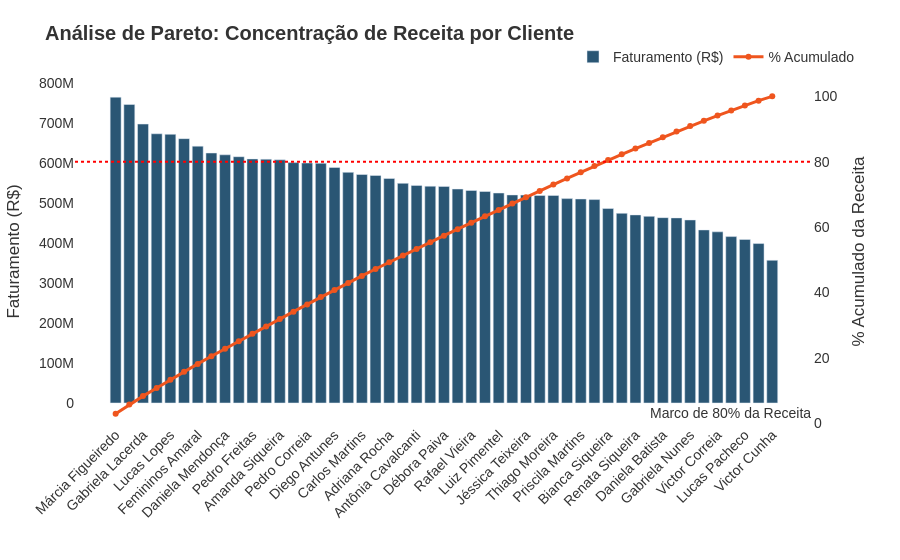

Notebook cell for this chart:
### Markdown cell above
### Análise de Pareto: Concentração de Receita

Abaixo, aplicamos a Regra de 80/20. O objetivo é validar se uma pequena parcela da base de clientes é responsável pela grande maioria do faturamento.

### Code cell
import plotly.graph_objects as go
from plotly.subplots import make_subplots
import duckdb
import pandas as pd

query_pareto = """
-- Table names clarification:
-- df_sales: Represents sales_2023_2024.csv.
-- df_clients: Represents clientes_crm.json.

WITH client_revenue AS (
    SELECT
        id_client,
        SUM(total * qtd) AS total_revenue
    FROM df_sales
    GROUP BY id_client
),
ranked_revenue AS (
    SELECT
        c.full_name AS raw_client_name, -- Puxa o nome completo bruto
        cr.total_revenue,
        SUM(cr.total_revenue) OVER (ORDER BY cr.total_revenue DESC ROWS BETWEEN UNBOUNDED PRECEDING AND CURRENT ROW) AS cumulative_revenue,
        SUM(cr.total_revenue) OVER () AS grand_total
    FROM client_revenue cr
    INNER JOIN df_clients c 
        ON cr.id_client = c.code
)
SELECT
    raw_client_name,
    total_revenue,
    (cumulative_revenue / grand_total) * 100 AS cumulative_percentage
FROM ranked_revenue
ORDER BY total_revenue DESC;
"""


df_pareto = duckdb.query(query_pareto).df()


def format_professional_name(full_name):
    parts = str(full_name).strip().split()
    
    if len(parts) > 1:
        return f"{parts[0]} {parts[-1]}"
 
    return full_name

df_pareto['client_name'] = df_pareto['raw_client_name'].apply(format_professional_name)

total_clientes = len(df_pareto)
clientes_80_porcento = len(df_pareto[df_pareto['cumulative_percentage'] <= 80])
concentracao = (clientes_80_porcento / total_clientes) * 100

print("=== RISCO DE CONCENTRAÇÃO ===")
print(f"O faturamento total vem de uma base de {total_clientes} clientes.")
print(f"No entanto, 80% de toda a receita da empresa está concentrada em apenas {clientes_80_porcento} clientes ({concentracao:.1f}% da base).")

if concentracao <= 20:
    print("ALERTA DE RISCO ALTO: A regra de Pareto (80/20) é muito forte aqui. A perda de um top cliente causará grande impacto.")
else:
    print("SAÚDE DA BASE: A receita está bem distribuída e não sofre do risco severo de Pareto.")

print("===========================================================\n")

# --- Visualização (Plotly) ---
fig = make_subplots(specs=[[{"secondary_y": True}]])

fig.add_trace(
    go.Bar(
        x=df_pareto['client_name'],
        y=df_pareto['total_revenue'],
        name="Faturamento (R$)",
        marker_color='rgb(42, 86, 116)',
        hovertemplate="Faturamento: R$ %{y:,.2f}<extra></extra>"
    ),
    secondary_y=False,
)

fig.add_trace(
    go.Scatter(
        x=df_pareto['client_name'],
        y=df_pareto['cumulative_percentage'],
        name="% Acumulado",
        mode='lines+markers',
        line=dict(color='rgb(239, 85, 30)', width=3),
        marker=dict(size=6),
        hovertemplate="Acumulado: %{y:.1f}%<extra></extra>"
    ),
    secondary_y=True,
)

fig.update_layout(
    title="<b>Análise de Pareto: Concentração de Receita por Cliente</b>",
    plot_bgcolor="white",
    font=dict(family="Arial", size=14, color="#333333"),
    hovermode="x unified",
    legend=dict(orientation="h", yanchor="bottom", y=1.02, xanchor="right", x=1),
    margin=dict(l=40, r=40, t=80, b=40)
)

fig.update_xaxes(title_text="", showgrid=False, tickangle=-45)
fig.update_yaxes(title_text="Faturamento (R$)", showgrid=False, secondary_y=False)
fig.update_yaxes(title_text="% Acumulado da Receita", range=[0, 105], showgrid=False, secondary_y=True)

fig.add_hline(y=80, line_dash="dot", line_color="red", secondary_y=True, 
              annotation_text="Marco de 80% da Receita", annotation_position="bottom right")

fig.show()

### Figure 1 — Plotly figure (JSON) as saved in the notebook; plotly's stock layout.template omitted (floating-point values rounded to 4 significant figures)
{"data": [{"hovertemplate": "Faturamento: R$ %{y:,.2f}<extra></extra>", "marker": {"color": "rgb(42, 86, 116)"}, "name": "Faturamento (R$)", "type": "bar", "x": ["Márcia Figueiredo", "Fernanda Vieira", "Gabriela Lacerda", "Carla Rocha", "Lucas Lopes", "Francisca Pinheiro", "Femininos Amaral", "Bianca Rodrigues", "Daniela Mendonça", "Daniel Teixeira", "Pedro Freitas", "Luiz Araújo", "Amanda Siqueira", "Ana Coelho", "Pedro Correia", "Renata Mendonça", "Diego Antunes", "Letícia Oliveira", "Carlos Martins", "Mateus Antunes", "Adriana Rocha", "Gabriela Amaral", "Antônia Cavalcanti", "Renata Cardoso", "Débora Paiva", "Jéssica Cunha", "Rafael Vieira", "Sandra Peixoto", "Luiz Pimentel", "Luís Coelho", "Jéssica Teixeira", "Carla Araújo", "Thiago Moreira", "Rafael Barros", "Priscila Martins", "Femininos Antunes", "Bianca Siqueira", "Jéssica Martins", "Renata Siqueira", "Diego Cunha", "Daniela Batista", "Bruno Silva", "Gabriela Nunes", "Victor Monteiro", "Victor Correia", "Bruna Rodrigues", "Lucas Pacheco", "Flávia Coelho", "Victor Cunha"], "xaxis": "x", "y": [765100000.0, 746800000.0, 697800000.0, 673500000.0, 672100000.0, 661300000.0, 642500000.0, 625400000.0, 620900000.0, 616100000.0, 610600000.0, 609900000.0, 608200000.0, 601300000.0, 600400000.0, 599700000.0, 589200000.0, 577000000.0, 571600000.0, 569200000.0, 561600000.0, 549500000.0, 544400000.0, 542400000.0, 541900000.0, 535300000.0, 531700000.0, 529100000.0, 525300000.0, 520500000.0, 520100000.0, 519200000.0, 519200000.0, 511200000.0, 510300000.0, 508900000.0, 486500000.0, 474500000.0, 470500000.0, 466900000.0, 463700000.0, 463100000.0, 457900000.0, 432900000.0, 428200000.0, 416300000.0, 409100000.0, 398900000.0, 357000000.0], "yaxis": "y"}, {"hovertemplate": "Acumulado: %{y:.1f}%<extra></extra>", "line": {"color": "rgb(239, 85, 30)", "width": 3}, "marker": {"size": 6}, "mode": "lines+markers", "name": "% Acumulado", "type": "scatter", "x": ["Márcia Figueiredo", "Fernanda Vieira", "Gabriela Lacerda", "Carla Rocha", "Lucas Lopes", "Francisca Pinheiro", "Femininos Amaral", "Bianca Rodrigues", "Daniela Mendonça", "Daniel Teixeira", "Pedro Freitas", "Luiz Araújo", "Amanda Siqueira", "Ana Coelho", "Pedro Correia", "Renata Mendonça", "Diego Antunes", "Letícia Oliveira", "Carlos Martins", "Mateus Antunes", "Adriana Rocha", "Gabriela Amaral", "Antônia Cavalcanti", "Renata Cardoso", "Débora Paiva", "Jéssica Cunha", "Rafael Vieira", "Sandra Peixoto", "Luiz Pimentel", "Luís Coelho", "Jéssica Teixeira", "Carla Araújo", "Thiago Moreira", "Rafael Barros", "Priscila Martins", "Femininos Antunes", "Bianca Siqueira", "Jéssica Martins", "Renata Siqueira", "Diego Cunha", "Daniela Batista", "Bruno Silva", "Gabriela Nunes", "Victor Monteiro", "Victor Correia", "Bruna Rodrigues", "Lucas Pacheco", "Flávia Coelho", "Victor Cunha"], "xaxis": "x", "y": [2.849, 5.63, 8.228, 10.74, 13.24, 15.7, 18.09, 20.42, 22.73, 25.03, 27.3, 29.57, 31.84, 34.08, 36.31, 38.55, 40.74, 42.89, 45.02, 47.14, 49.23, 51.27, 53.3, 55.32, 57.34, 59.33, 61.31, 63.28, 65.24, 67.18, 69.11, 71.05, 72.98, 74.88, 76.78, 78.68, 80.49, 82.26, 84.01, 85.75, 87.48, 89.2, 90.91, 92.52, 94.11, 95.66, 97.19, 98.67, 100.0], "yaxis": "y2"}], "layout": {"annotations": [{"showarrow": false, "text": "Marco de 80% da Receita", "x": 1, "xanchor": "right", "xref": "x domain", "y": 80, "yanchor": "top", "yref": "y"}], "font": {"color": "#333333", "family": "Arial", "size": 14}, "hovermode": "x unified", "legend": {"orientation": "h", "x": 1, "xanchor": "right", "y": 1.02, "yanchor": "bottom"}, "margin": {"b": 40, "l": 40, "r": 40, "t": 80}, "plot_bgcolor": "white", "shapes": [{"line": {"color": "red", "dash": "dot"}, "type": "line", "x0": 0, "x1": 1, "xref": "x domain", "y0": 80, "y1": 80, "yref": "y2"}], "title": {"text": "<b>Análise de Pareto: Concentração de Receita por Cliente</b>"}, "xaxis": {"anchor": "y", "domain": [0, 0.94], "showgrid": false, "tickangle": -45, "title": {"text": ""}}, "yaxis": {"anchor": "x", "domain": [0, 1], "showgrid": false, "title": {"text": "Faturamento (R$)"}}, "yaxis2": {"anchor": "x", "overlaying": "y", "range": [0, 105], "showgrid": false, "side": "right", "title": {"text": "% Acumulado da Receita"}}}}
